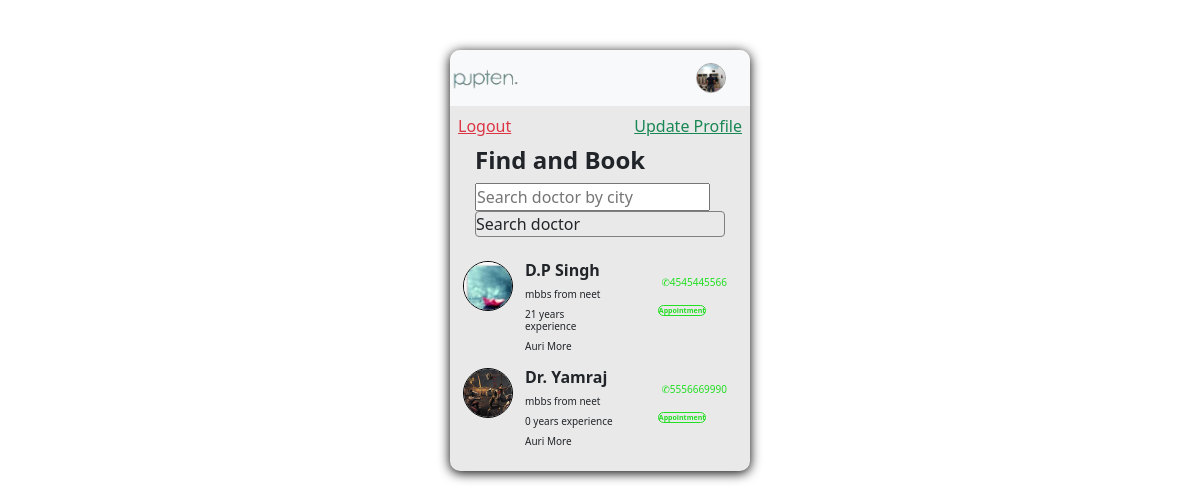
/vetportal/findbook/3 (signed in), run on the app's committed database.
### vet_portal/models.py (models this page shows, shortened)
class Profile(models.Model):
    user = models.OneToOneField(User, on_delete=models.CASCADE, related_name='user_profile')
    profile_pic = models.ImageField(upload_to='user/images/profiles', default='user/images/profiles/profile_picture.png',
                                null=True)
    mobile = models.CharField(max_length=10)
    address = models.CharField(max_length=50)
    state = models.CharField(max_length=500)
    city = models.CharField(max_length=50)
    zip = models.CharField(max_length=6)

class Doctor(models.Model):
    name = models.CharField(max_length=20)
    mobile = models.CharField(max_length=10)
    email = models.CharField(max_length=30)
    experience = models.IntegerField()
    price = models.CharField(max_length=10, default=0)
    about = models.CharField(max_length=50)
    address = models.CharField(max_length=50)
    city = models.CharField(max_length=30)
    qualification = models.CharField(max_length=50)
    profile = models.ImageField(upload_to='vet_portal/images/others', default='user/images/profiles/profile_picture.png',
                                null=True)

### vet_portal/views.py (the view)
# urls.py: path("findbook/<pk>", views.findbook, name="findbook"),
def findbook(request, pk):
    doctors = Doctor.objects.all()
    all_doctors = Doctor.objects.all()
    searched_doctor = request.GET.get('doctor')
    city = request.GET.get('city')
    if searched_doctor:
        doctors = doctors.filter(name=searched_doctor)
        print(searched_doctor)
    if city:
        doctors = doctors.filter(city=city)
    context = {
        'doctors': doctors,
        'pk': pk,
        'all_doctors': all_doctors,
        'searched_doctor': searched_doctor,
        'city': city,
    }
    return render(request, 'vetportal/findbook.html', context)

### templates/vetportal/findbook.html (shortened to what this page needs)
<!doctype html>
<html lang="en">
  <head>
      {% load static %}
    <link href="https://cdn.jsdelivr.net/npm/bootstrap@5.0.2/dist/css/bootstrap.min.css" rel="stylesheet">
    <link rel="stylesheet" href="{% static 'css/vetportal_css.css' %}">
  </head>
  <body>
    <div class="container">
      <div class="row" id="row" style="padding-top: 50px;">
          <div class="main-body mx-auto p-0" id="main-body">
            <nav class="navbar navbar-expand-lg navbar-light bg-light">
                <div class="container-fluid">
                  <a class="navbar-brand" href="#"><img src="{% static 'images/pupten.png' %}"></a>
                    {% if request.user.is_authenticated %}
                    <img class="profile-pic" id="profile-pic" src="{{ request.user.user_profile.profile_pic.url }}" alt="pp">
                    {% else %}<img class="profile-pic" id="profile-pic" src="{% static 'images/profile_picture.png' %}" alt="pp">
                    {% endif %}
                </div>
            </nav>
              <div class="p-2 row">
                  {% if request.user.is_authenticated %}
                  <div class="col-6">
                    <a href="{% url 'user_logout' %}" class="text-danger">Logout</a>
                  </div>
                  <div class="col-6 text-end">
                    <a href="{% url 'update' %}" class="text-success">Update Profile</a>
                  </div>
                    {% endif %}
              </div>
           <div class="col-md-10  mx-auto main-content-index">
            <h4><b>Find and Book</b></h4>
               <form class="search-form">
            <input type="text" placeholder="Search doctor by city" name="city"
                   class="search-field" {% if city %} value="{{ city }}" {% endif %}>
            <select name="doctor" id="select_doctore" class="form-control mb-4 search-field">
                <option value>Search doctor</option>
            </select>
               </form>
            {% for i in doctors %}
            <div class="doctor-cards my-2">
                <div class="row">
                  <div class="col-md-3 col-3 doctor-face p-0">
                         <img src="{{ i.profile.url }}" class=doctor-image alt="dp">
                  </div>
                  <div class="col-md-5 col-5 doctor-info">
                                  <h6><b>{{ i.name }}</b></h6>
                                  <h6 style="font-size: 10px;">{{ i.qualification }}</h6>
                                  <h6 style="font-size: 10px;">{{ i.experience }} years experience</h6>
                                  <h6 style="font-size: 10px;">{{ i.address }}</h6>
                  </div>
                  <div class="col-md-4 col-4 book-doctor  text-center mx-auto">
                                   <a href="https://api.whatsapp.com/send?phone=+91{{ i.mobile }}" target="_blank" class="btn call-button my-2" id="{{ forloop.counter }}callBtn"><h6 style="font-size: 10px; text-decoration: none;">✆{{ i.mobile }}</h6></a>
                                   <a href="{% url 'doctor' d_id=i.id c_id=pk %}" class="book-button" style="font-size: 7px; text-decoration: none;" id="{{ forloop.counter }}bookBtn"><b>Appointment</b></a>
                  </div>
                    {% empty %}
                    <p class="text-danger mb-0">No doctor found</p>
                  {% endfor %}
                </div>
              </div>
          </div>
          </div>
      </div>
  </div>
  </body>
</html>

### static/css/vetportal_css.css (style rules this page uses)
* { margin: 0; padding: 0; box-sizing: border-box; }
.main-body { width: 300px; min-height: 400px; border-radius: 10px; box-shadow: 0px 2px 12px 0px black; overflow: hidden; background-color: rgb(233, 233, 233); }
nav div #profile-pic { width: 30px; height: 30px; border-radius: 50%; border : 1px solid rgb(163, 163, 163); overflow: hidden; }
img, svg { width: 70px; }
.container-fluid { padding-left: 0; }
.form-control { padding: 0!important; background-color: rgb(233, 233, 233); border:1px solid gray; }
.doctor-cards div .doctor-face { width: 50px; height: 50px; border-radius: 50%; border: 1px solid black; overflow: hidden; }
.doctor-cards div .book-button { border: 1px solid rgb(33, 223, 33); border-radius: 10px; color: rgb(33, 223, 33); transition: ease 0.4s; }
.doctor-cards div .call-button { height: 18px; transition: ease 0.4s; width: 80px; background-color: transparent!important; border: 1 px solid rgb(33, 223, 33); color: rgb(33, 223, 33); border-radius: 7px; outline: none; transition: ease 0.4s; }

### data on the page
Doctor: profile (picture), name "D.P Singh", qualification "mbbs from neet", experience "21", address "Auri More", mobile "4545445566"
Doctor: profile (picture), name "Dr. Yamraj", qualification "mbbs from neet", experience "0", address "Auri More", mobile "5556669990"
